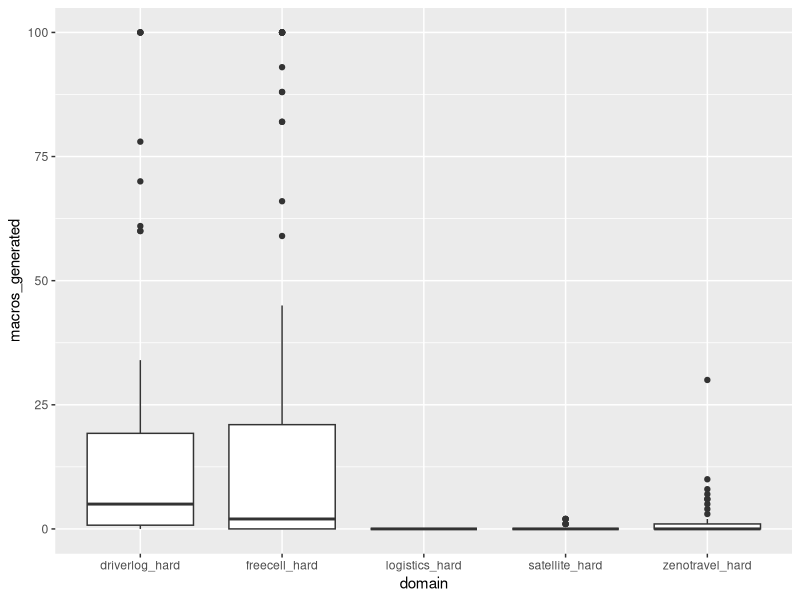
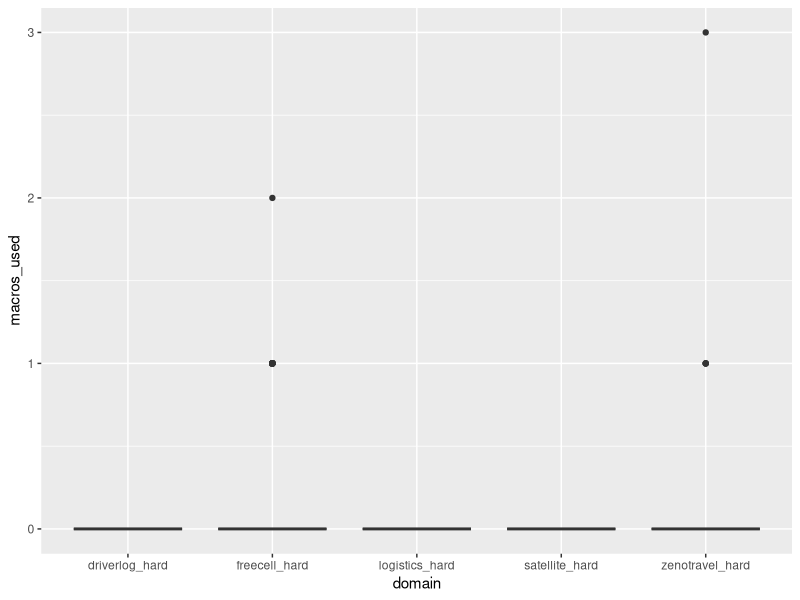
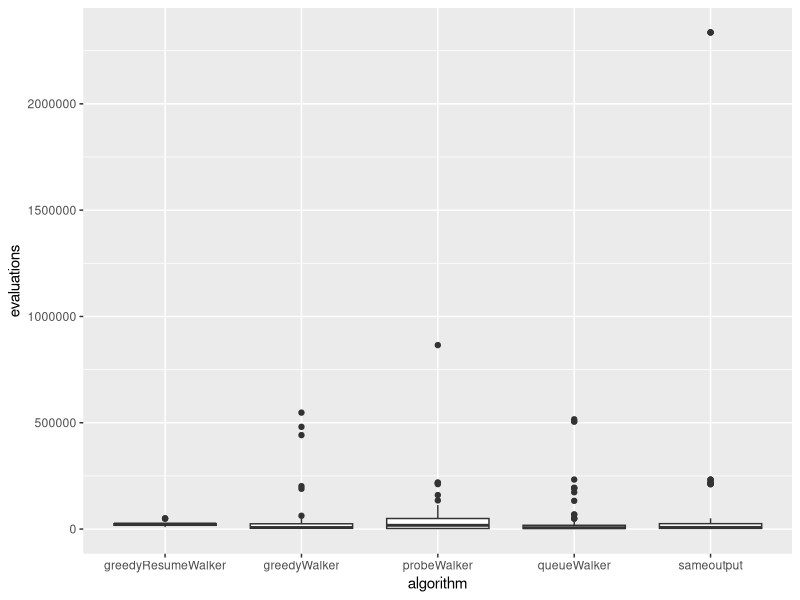
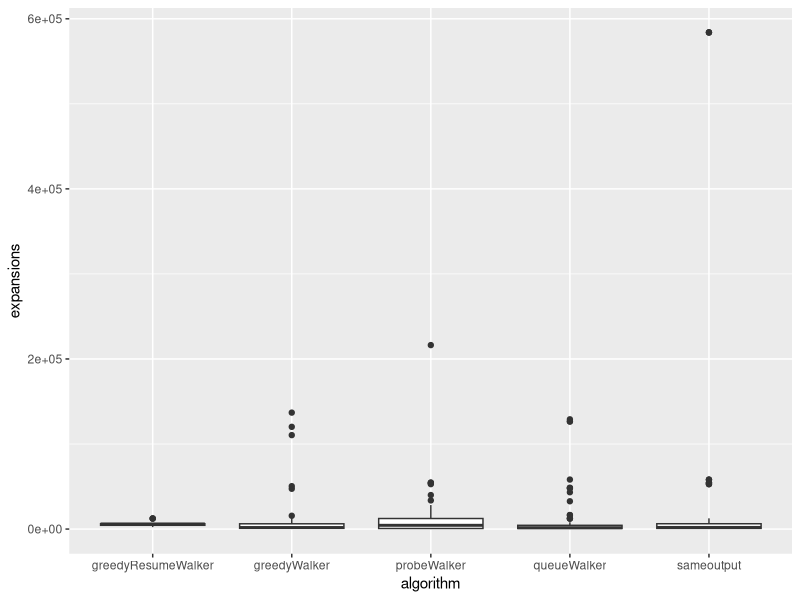
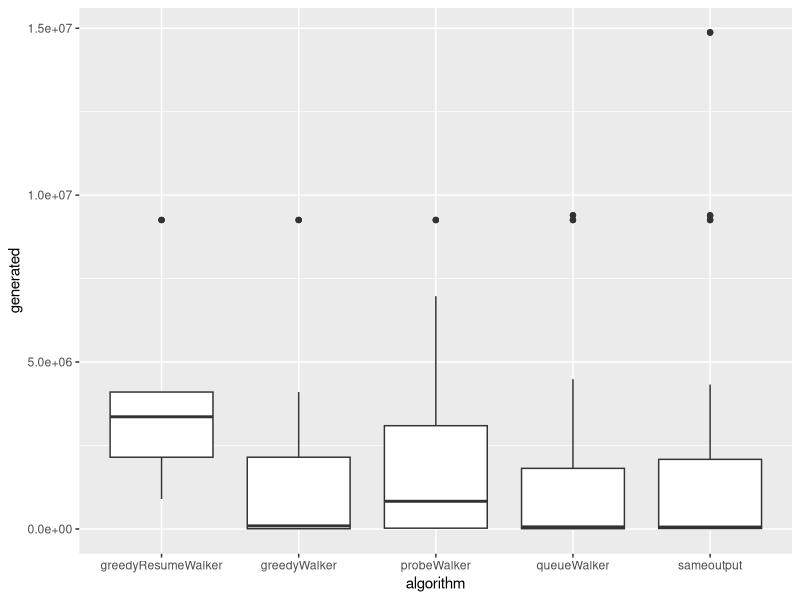
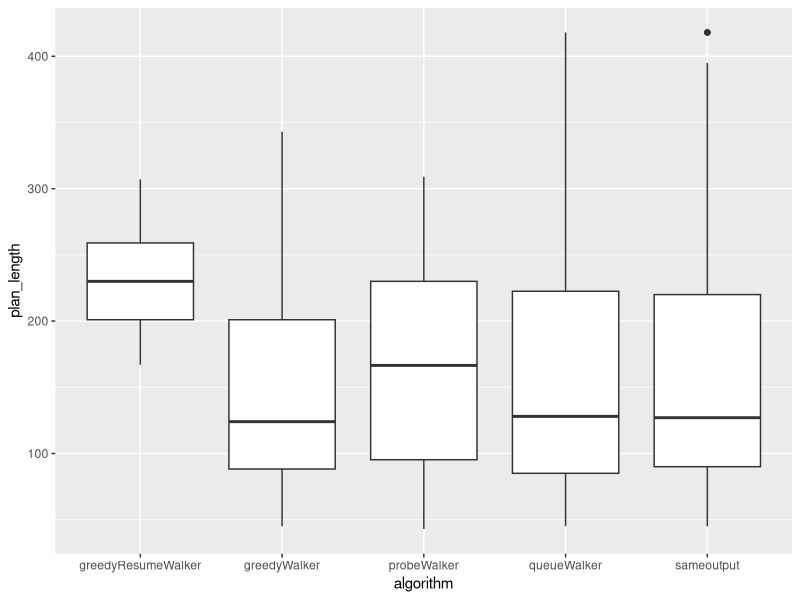
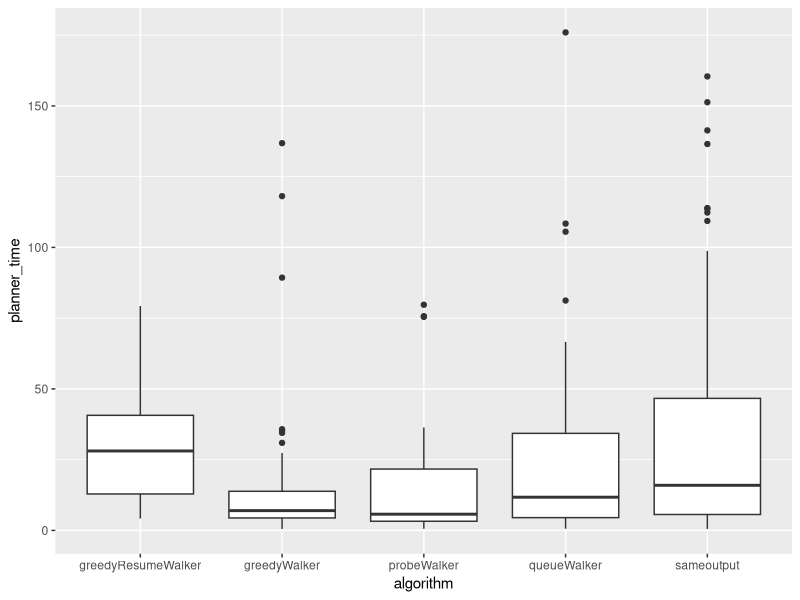
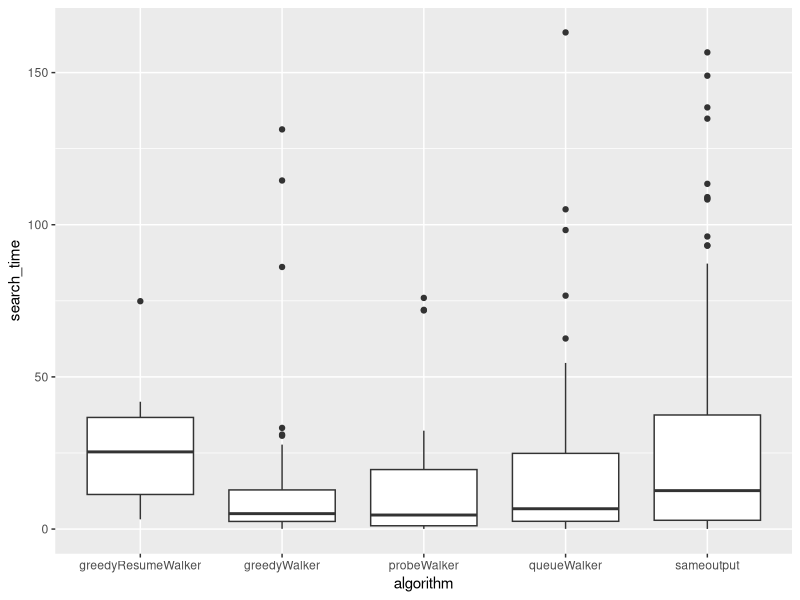

These figures' R source, in order:
# Used for fancy plots
library(ggplot2)
library(data.table)

imgWidth <-8
imgHeight <- 8
# Reads in with header names
report <- read.csv('report.csv')

# Macro Things
  # Removes rows for sameouput
  macroSubset <- subset(report, algorithm != "sameoutput")
  avgMacroGeneratedReport <- as.data.table(report)
  avgMacroGeneratedReport[,list(macros_generated=mean(macros_generated)),c('domain', 'algorithm', 'problem')]
  avgMacroUseReport <- as.data.table(report)
  avgMacroUseReport[,list(macros_used=mean(macros_used)),c('domain', 'algorithm', 'problem')]
  
  macroGeneratedPlot <- ggplot(avgMacroGeneratedReport, aes(domain, macros_generated)) + geom_boxplot()
  ggsave(plot=macroGeneratedPlot, filename="macroGeneratedPlot.pdf", width=imgWidth, height=imgHeight)
  
  macroUsePlot <- ggplot(avgMacroUseReport, aes(domain, macros_used)) + geom_boxplot()
  ggsave(plot=macroUsePlot, filename="macroGeneratedPlot.pdf", width=imgWidth, height=imgHeight)

# Evaluation Things
  avgEvaluationsReport <- as.data.table(report)
  avgEvaluationsReport[,list(evaluations=mean(evaluations)),c('domain', 'algorithm', 'problem')]
  evaluationsPlot <- ggplot(avgEvaluationsReport, aes(algorithm, evaluations)) + geom_boxplot()
  ggsave(plot=evaluationsPlot, filename="evaluationsPlot.pdf", width=imgWidth, height=imgHeight)

# Expansion Things
  avgExpansionsReport <- as.data.table(report)
  avgExpansionsReport[,list(expansions=mean(expansions)),c('domain', 'algorithm', 'problem')]
  expansionsPlot <- ggplot(avgExpansionsReport, aes(algorithm, expansions)) + geom_boxplot()
  ggsave(plot=expansionsPlot, filename="expansionsPlot.pdf", width=imgWidth, height=imgHeight)
  
# Generated Things
  avgGeneratedReport <- as.data.table(report)
  avgGeneratedReport[,list(generated=mean(generated)),c('domain', 'algorithm', 'problem')]
  generatedPlot <- ggplot(avgGeneratedReport, aes(algorithm, generated)) + geom_boxplot()
  ggsave(plot=generatedPlot, filename="generatedPlot.pdf", width=imgWidth, height=imgHeight)

# PlanLength Things
  avgPlanLengthReport <- as.data.table(report)
  avgPlanLengthReport[,list(search_time=mean(plan_length)),c('domain', 'algorithm', 'problem')]
  planLengthPlot <- ggplot(avgPlanLengthReport, aes(algorithm, plan_length)) + geom_boxplot()
  ggsave(plot=planLengthPlot, filename="planLengthPlot.pdf", width=imgWidth, height=imgHeight)
  
# PlannerTime Things
  avgPlannerTimeReport <- as.data.table(report)
  avgPlannerTimeReport[,list(planner_time=mean(planner_time)),c('domain', 'algorithm', 'problem')]
  plannerTimePlot <- ggplot(avgPlannerTimeReport, aes(algorithm, planner_time)) + geom_boxplot()
  ggsave(plot=plannerTimePlot, filename="plannerTimePlot.pdf", width=imgWidth, height=imgHeight)
  
# SearchTime Things
  avgSearchTimeReport <- as.data.table(report)
  avgSearchTimeReport[,list(search_time=mean(search_time)),c('domain', 'algorithm', 'problem')]
  searchTimePlot <- ggplot(avgSearchTimeReport, aes(algorithm, search_time)) + geom_boxplot()
  ggsave(plot=searchTimePlot, filename="searchTimePlot.pdf", width=imgWidth, height=imgHeight)
  
# ReformulationTime Things
  avgReformulationTimeReport <- as.data.table(report)
  avgReformulationTimeReport[,list(search_time=mean(reformulation_time)),c('domain', 'algorithm', 'problem')]
  reformulationPlot <- ggplot(avgReformulationTimeReport, aes(algorithm, reformulation_time)) + geom_boxplot()
  ggsave(plot=reformulationPlot, filename="reformulationPlot.pdf", width=imgWidth, height=imgHeight)

